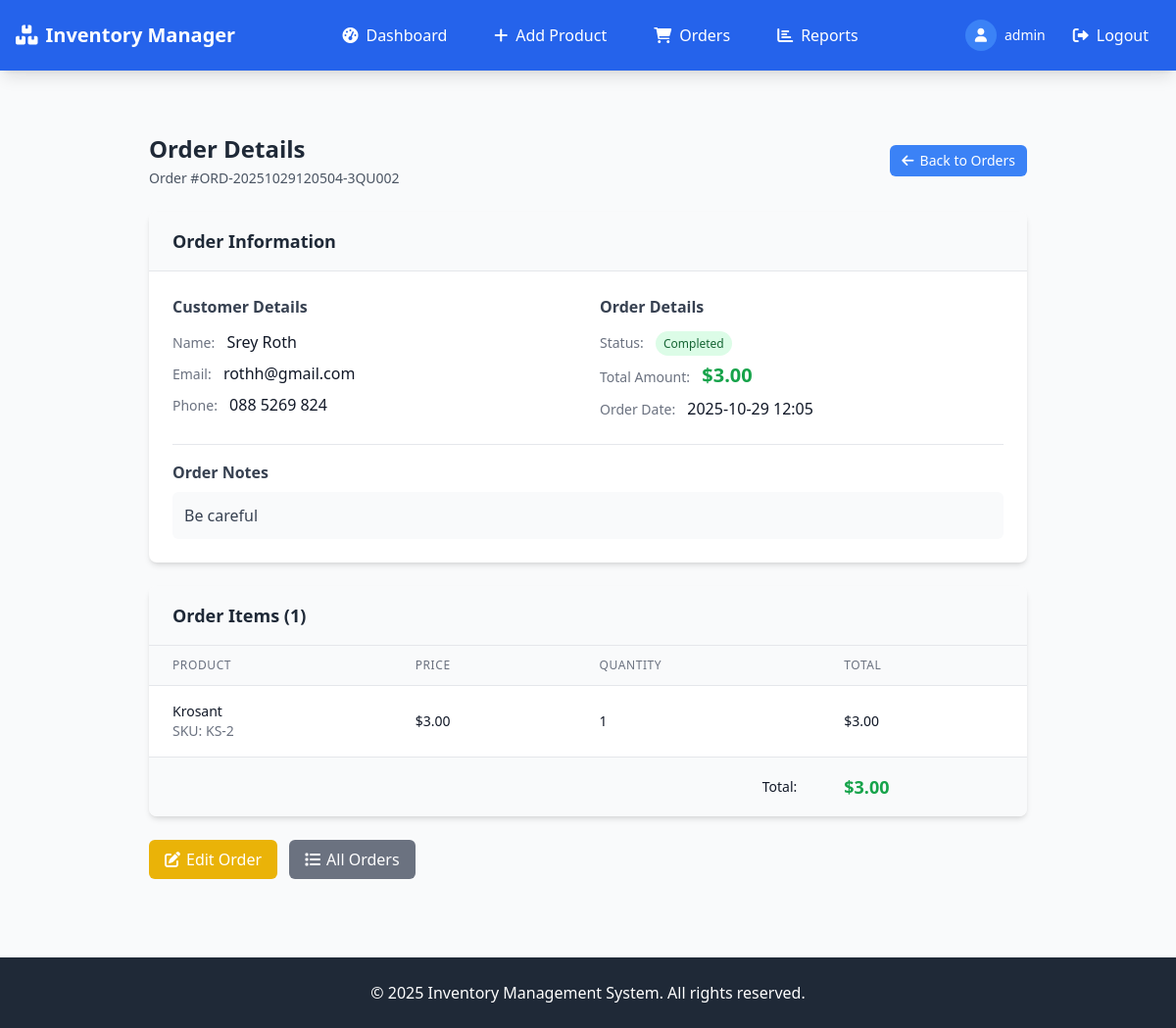
The page /view-order/1 (signed in) on the database as committed earlier.
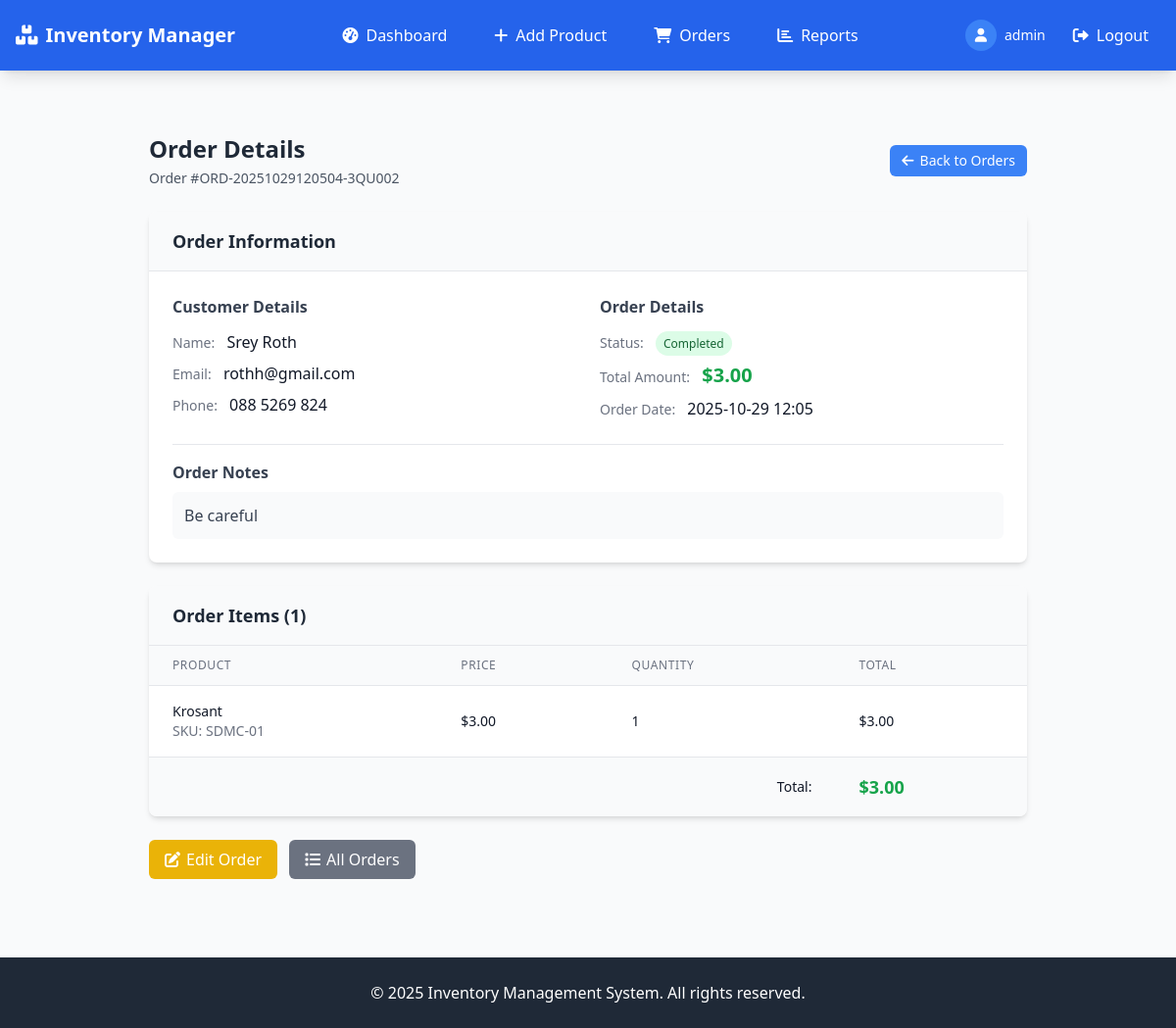
The same page on the database as committed later.
### models.py (models this page shows, shortened)
class OrderItem(db.Model):
    id = db.Column(db.Integer, primary_key=True)
    order_id = db.Column(db.Integer, db.ForeignKey('order.id'), nullable=False)
    product_id = db.Column(db.Integer, db.ForeignKey('product.id'), nullable=False)
    product_name = db.Column(db.String(100), nullable=False)
    product_price = db.Column(db.Float, nullable=False)
    quantity = db.Column(db.Integer, nullable=False)
    total_price = db.Column(db.Float, nullable=False)
    product = db.relationship('Product')

class Product(db.Model):
    id = db.Column(db.Integer, primary_key=True)
    name = db.Column(db.String(100), nullable=False)
    category = db.Column(db.String(50), nullable=False)
    price = db.Column(db.Float, nullable=False)
    quantity = db.Column(db.Integer, nullable=False)
    description = db.Column(db.Text)
    sku = db.Column(db.String(50), unique=True)
    created_at = db.Column(db.DateTime, default=datetime.utcnow)
    updated_at = db.Column(db.DateTime, default=datetime.utcnow, onupdate=datetime.utcnow)

### app.py (the view)
@app.route('/view-order/<int:id>')
@login_required
def view_order(id):
    order = Order.query.get_or_404(id)
    return render_template('view_order.html', order=order)

### app.py (called while the page is built)
@login_manager.user_loader
def load_user(user_id):
    return User.query.get(int(user_id))

### models.py (called while the page is built)
    def is_admin(self):
        return self.role == 'admin'

### templates/view_order.html (shortened to what the changed rows need)
{% extends "base.html" %}
{% block content %}
<div class="max-w-4xl mx-auto">
    <div class="mb-6">
        <div class="flex justify-between items-center">
            <div>
                <h1 class="text-2xl font-bold text-gray-800">Order Details</h1>
            </div>
        </div>
    </div>
    <div class="bg-white rounded-lg shadow-md overflow-hidden mb-6">
        <div class="px-6 py-4 border-b border-gray-200 bg-gray-50">
            <h2 class="text-lg font-semibold text-gray-800">Order Information</h2>
        </div>
    </div>
    <div class="bg-white rounded-lg shadow-md overflow-hidden">
        <div class="px-6 py-4 border-b border-gray-200 bg-gray-50">
            <h2 class="text-lg font-semibold text-gray-800">Order Items ({{ order.items|length }})</h2>
        </div>
        <div class="overflow-x-auto">
            <table class="min-w-full divide-y divide-gray-200">
                <thead class="bg-gray-50">
                    <tr>
                        <th class="px-6 py-3 text-left text-xs font-medium text-gray-500 uppercase tracking-wider">Product</th>
                        <th class="px-6 py-3 text-left text-xs font-medium text-gray-500 uppercase tracking-wider">Price</th>
                        <th class="px-6 py-3 text-left text-xs font-medium text-gray-500 uppercase tracking-wider">Quantity</th>
                        <th class="px-6 py-3 text-left text-xs font-medium text-gray-500 uppercase tracking-wider">Total</th>
                    </tr>
                </thead>
                <tbody class="bg-white divide-y divide-gray-200">
                    {% for item in order.items %}
                    <tr class="hover:bg-gray-50">
                        <td class="px-6 py-4 whitespace-nowrap">
                            <div class="text-sm font-medium text-gray-900">{{ item.product_name }}</div>
                            <div class="text-sm text-gray-500">SKU: {{ item.product.sku if item.product else 'N/A' }}</div>
                        </td>
                        <td class="px-6 py-4 whitespace-nowrap text-sm text-gray-900">
                            ${{ "%.2f"|format(item.product_price) }}
                        </td>
                        <td class="px-6 py-4 whitespace-nowrap text-sm text-gray-900">
                            {{ item.quantity }}
                        </td>
                        <td class="px-6 py-4 whitespace-nowrap text-sm font-medium text-gray-900">
                            ${{ "%.2f"|format(item.total_price) }}
                        </td>
                    </tr>
                    {% endfor %}
                </tbody>
            </table>
        </div>
    </div>
</div>
{% endblock %}

Rows that differ between the two databases and show on the page:
changed through a linked row, OrderItem "Krosant": product "KS-2" → "SDMC-01"
